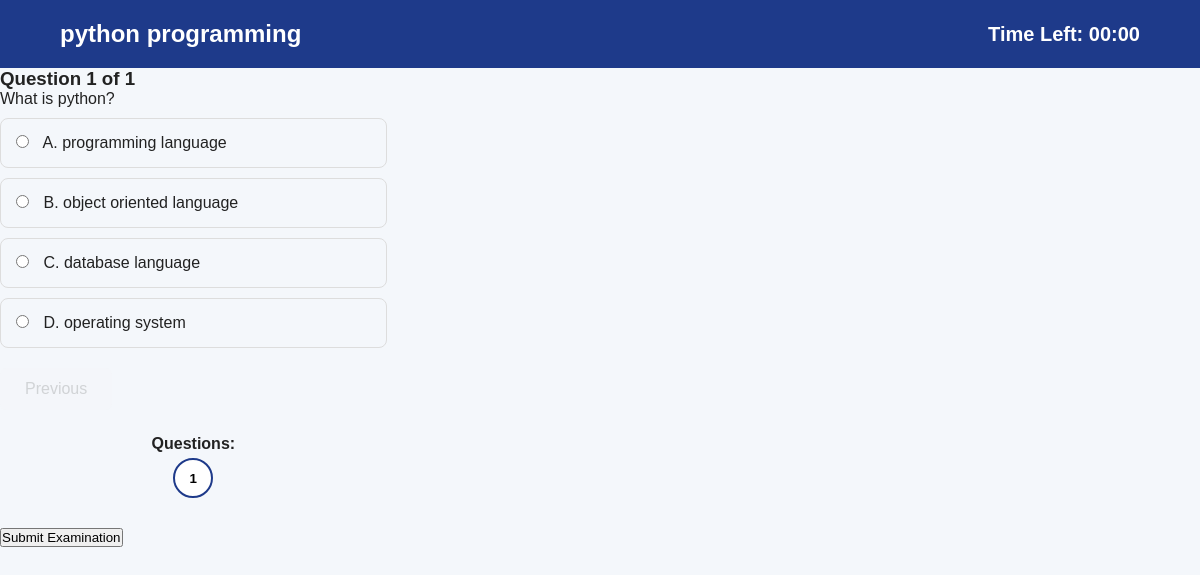
Page /exam/1 (signed in) on the committed database.
### tables this page shows
CREATE TABLE exams (
            id INTEGER PRIMARY KEY AUTOINCREMENT,
            title TEXT NOT NULL,
            subject TEXT NOT NULL,
            duration INTEGER NOT NULL,
            total_questions INTEGER NOT NULL
        );

CREATE TABLE questions (
            id INTEGER PRIMARY KEY AUTOINCREMENT,
            exam_id INTEGER NOT NULL,
            question TEXT NOT NULL,
            option_a TEXT NOT NULL,
            option_b TEXT NOT NULL,
            option_c TEXT NOT NULL,
            option_d TEXT NOT NULL,
            correct_answer TEXT NOT NULL,
            FOREIGN KEY (exam_id) REFERENCES exams(id)
        );

### app.py (the view)
@app.route("/exam/<int:exam_id>")
def exam(exam_id):
    if "user_id" not in session:
        return redirect(url_for("login"))
    conn = get_db_connection()
    exam = conn.execute(
        """
        SELECT *
        FROM exams
        WHERE id = ?
        """,
        (exam_id,)
    ).fetchone()
    if not exam:
        conn.close()
        return "Examination not found", 404
    questions = conn.execute(
        """
        SELECT *
        FROM questions
        WHERE exam_id = ?
        ORDER BY id
        """,
        (exam_id,)
    ).fetchall()
    conn.close()
    if not questions:
        return "No questions available for this examination.", 400
    return render_template(
        "exam.html",
        exam=exam,
        questions=questions
    )

### app.py (called while the page is built)
def get_db_connection():
    conn = sqlite3.connect(DATABASE)
    conn.row_factory = sqlite3.Row
    return conn

### templates/exam.html (shortened to what this page needs)
<!DOCTYPE html>
<html lang="en">
<head>
    <link rel="stylesheet"
          href="{{ url_for('static', filename='css/style.css') }}">
</head>
<body>
<header class="exam-header">
    <h2>{{ exam["title"] }}</h2>
    <div class="timer">
        Time Left:
        <span id="timer">00:00</span>
    </div>
</header>
<main class="exam-container">
    <form
        method="POST"
        action="{{ url_for('submit_exam', exam_id=exam['id']) }}"
        id="examForm"
    >
        {% for question in questions %}
        <div
            class="question-card exam-question"
            data-question="{{ loop.index0 }}"
        >
            <h3>
                Question {{ loop.index }}
                of {{ questions|length }}
            </h3>
            <p class="question-text">
                {{ question["question"] }}
            </p>
            <label class="option">
                <input
                    type="radio"
                    name="question_{{ question['id'] }}"
                    value="A"
                >
                A. {{ question["option_a"] }}
            </label>
            <label class="option">
                <input
                    type="radio"
                    name="question_{{ question['id'] }}"
                    value="B"
                >
                B. {{ question["option_b"] }}
            </label>
            <label class="option">
                <input
                    type="radio"
                    name="question_{{ question['id'] }}"
                    value="C"
                >
                C. {{ question["option_c"] }}
            </label>
            <label class="option">
                <input
                    type="radio"
                    name="question_{{ question['id'] }}"
                    value="D"
                >
                D. {{ question["option_d"] }}
            </label>
        </div>
        {% endfor %}
        <div class="question-navigation">
            <button
                type="button"
                id="previousBtn"
                onclick="previousQuestion()"
            >
                Previous
            </button>
        </div>
        <div class="question-numbers">
            <p>Questions:</p>
            {% for question in questions %}
            <button
                type="button"
                class="question-number"
                onclick="goToQuestion( loop.index0 )"
            >
                {{ loop.index }}
            </button>
            {% endfor %}
        </div>
        <div class="submit-section">
            <button
                type="submit"
                class="submit-btn"
                onclick="return confirmSubmit()"
            >
                Submit Examination
            </button>
        </div>
    </form>
</main>
</body>
</html>

### static/css/style.css (style rules this page uses)
* { margin: 0; padding: 0; box-sizing: border-box; }
body { font-family: Arial, sans-serif; background: #f4f7fb; color: #222; }
header { background: #1e3a8a; color: white; padding: 20px 60px; display: flex; justify-content: space-between; align-items: center; }
.exam-container { display: grid; grid-template-columns: repeat(3, 1fr); gap: 20px; }
.question-navigation { display: flex; justify-content: space-between; margin: 20px 0; }
.question-navigation button { padding: 12px 25px; border: none; border-radius: 6px; cursor: pointer; font-size: 16px; }
.question-navigation button:disabled { opacity: 0.5; cursor: not-allowed; }
.question-numbers { text-align: center; margin: 25px 0; }
.question-numbers p { font-weight: bold; }
.question-number { width: 40px; height: 40px; margin: 5px; border: 1px solid #ccc; border-radius: 50%; background: white; cursor: pointer; }
.question-number.active { font-weight: bold; border: 2px solid #1e3a8a; }
.option { display: block; padding: 15px; margin: 10px 0; border: 1px solid #ddd; border-radius: 8px; cursor: pointer; }
.option input { margin-right: 10px; }
.timer { font-size: 20px; font-weight: bold; }

### rows in the picture
exams: title "python programming"
questions: questions "1", question "What is python?", option_a "programming language", option_b "object oriented language", option_c "database language", option_d "operating system"
